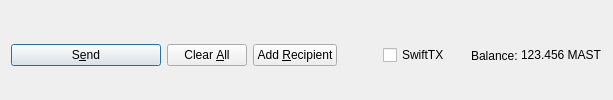
         <widget class="QFrame" name="frame_Send">
          <layout class="QHBoxLayout" name="horizontalLayout">
           <property name="bottomMargin">
            <number>0</number>
           </property>
           <item>
            <widget class="QPushButton" name="sendButton">
             <property name="minimumSize">
              <size>
               <width>150</width>
               <height>0</height>
              </size>
             </property>
             <property name="toolTip">
              <string>Confirm the send action</string>
             </property>
             <property name="text">
              <string>S&amp;end</string>
             </property>
             <property name="icon">
              <iconset resource="../MasternodeToken.qrc">
               <normaloff>:/icons/send</normaloff>:/icons/send</iconset>
             </property>
             <property name="autoDefault">
              <bool>false</bool>
             </property>
             <property name="default">
              <bool>true</bool>
             </property>
            </widget>
           </item>
           <item>
            <widget class="QPushButton" name="clearButton">
             <property name="sizePolicy">
              <sizepolicy hsizetype="Minimum" vsizetype="Fixed">
               <horstretch>0</horstretch>
               <verstretch>0</verstretch>
              </sizepolicy>
             </property>
             <property name="toolTip">
              <string>Clear all fields of the form.</string>
             </property>
             <property name="text">
              <string>Clear &amp;All</string>
             </property>
             <property name="icon">
              <iconset resource="../MasternodeToken.qrc">
               <normaloff>:/icons/remove</normaloff>:/icons/remove</iconset>
             </property>
             <property name="autoDefault">
              <bool>false</bool>
             </property>
            </widget>
           </item>
           <item>
            <widget class="QPushButton" name="addButton">
             <property name="toolTip">
              <string>Send to multiple recipients at once</string>
             </property>
             <property name="text">
              <string>Add &amp;Recipient</string>
             </property>
             <property name="icon">
              <iconset resource="../MasternodeToken.qrc">
               <normaloff>:/icons/add</normaloff>:/icons/add</iconset>
             </property>
             <property name="autoDefault">
              <bool>false</bool>
             </property>
            </widget>
           </item>
           <item>
            <spacer name="horizontalSpacer">
             <property name="orientation">
              <enum>Qt::Horizontal</enum>
             </property>
             <property name="sizeHint" stdset="0">
              <size>
               <width>40</width>
               <height>20</height>
              </size>
             </property>
            </spacer>
           </item>
           <item>
            <layout class="QHBoxLayout" name="horizontalLayout_2">
             <property name="spacing">
              <number>3</number>
             </property>
             <item>
              <widget class="QCheckBox" name="checkSwiftTX">
               <property name="enabled">
                <bool>true</bool>
               </property>
               <property name="minimumSize">
                <size>
                 <width>85</width>
                 <height>0</height>
                </size>
               </property>
               <property name="text">
                <string>SwiftTX</string>
               </property>
              </widget>
             </item>
             <item>
              <widget class="QLabel" name="label">
               <property name="text">
                <string>Balance:</string>
               </property>
              </widget>
             </item>
             <item>
              <widget class="QLabel" name="labelBalance">
               <property name="sizePolicy">
                <sizepolicy hsizetype="Preferred" vsizetype="Fixed">
                 <horstretch>0</horstretch>
                 <verstretch>0</verstretch>
                </sizepolicy>
               </property>
               <property name="cursor">
                <cursorShape>IBeamCursor</cursorShape>
               </property>
               <property name="text">
                <string notr="true">123.456 MAST</string>
               </property>
               <property name="textInteractionFlags">
                <set>Qt::LinksAccessibleByMouse|Qt::TextSelectableByKeyboard|Qt::TextSelectableByMouse</set>
               </property>
              </widget>
             </item>
            </layout>
           </item>
          </layout>
         </widget>
